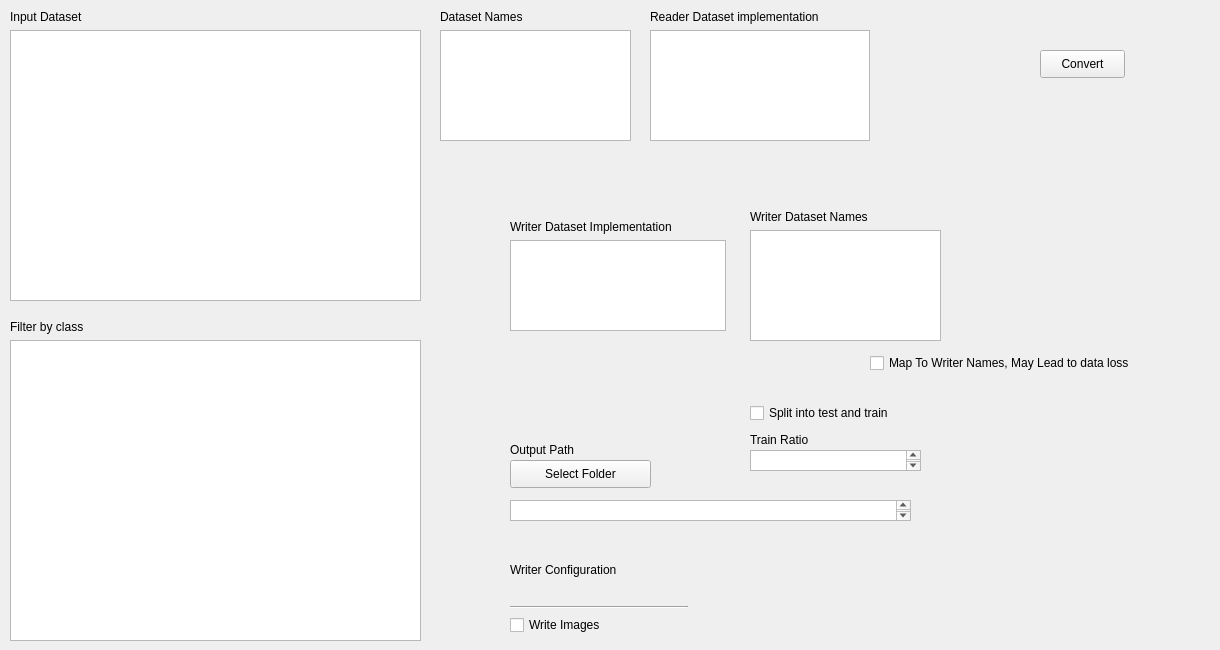
                <widget class="QWidget" name="tab_2">
                    <attribute name="title">
                        <string>Converter</string>
                    </attribute>
                    <widget class="QWidget" name="verticalLayoutWidget_5">
                        <property name="geometry">
                            <rect>
                                <x>650</x>
                                <y>10</y>
                                <width>220</width>
                                <height>131</height>
                            </rect>
                        </property>
                        <layout class="QVBoxLayout" name="verticalLayout_5">
                            <item>
                                <widget class="QLabel" name="label_5">
                                    <property name="text">
                                        <string>Reader Dataset implementation</string>
                                    </property>
                                </widget>
                            </item>
                            <item>
                                <widget class="QListView" name="listView_converter_reader_imp"/>
                            </item>
                        </layout>
                    </widget>
                    <widget class="QWidget" name="verticalLayoutWidget_6">
                        <property name="geometry">
                            <rect>
                                <x>440</x>
                                <y>10</y>
                                <width>191</width>
                                <height>131</height>
                            </rect>
                        </property>
                        <layout class="QVBoxLayout" name="verticalLayout_6">
                            <item>
                                <widget class="QLabel" name="label_6">
                                    <property name="text">
                                        <string>Dataset Names</string>
                                    </property>
                                </widget>
                            </item>
                            <item>
                                <widget class="QListView" name="listView_converter_names"/>
                            </item>
                        </layout>
                    </widget>
                    <widget class="QWidget" name="verticalLayoutWidget_7">
                        <property name="geometry">
                            <rect>
                                <x>10</x>
                                <y>10</y>
                                <width>411</width>
                                <height>291</height>
                            </rect>
                        </property>
                        <layout class="QVBoxLayout" name="verticalLayout_7">
                            <item>
                                <widget class="QLabel" name="label_7">
                                    <property name="text">
                                        <string>Input Dataset</string>
                                    </property>
                                </widget>
                            </item>
                            <item>
                                <widget class="QListView" name="listView_converter_dataset"/>
                            </item>
                        </layout>
                    </widget>
                    <widget class="QWidget" name="verticalLayoutWidget_8">
                        <property name="geometry">
                            <rect>
                                <x>10</x>
                                <y>320</y>
                                <width>411</width>
                                <height>321</height>
                            </rect>
                        </property>
                        <layout class="QVBoxLayout" name="verticalLayout_8">
                            <item>
                                <widget class="QLabel" name="label_8">
                                    <property name="text">
                                        <string>Filter by class</string>
                                    </property>
                                </widget>
                            </item>
                            <item>
                                <widget class="QListView" name="listView_converter_classFilter"/>
                            </item>
                        </layout>
                    </widget>
                    <widget class="QWidget" name="verticalLayoutWidget_9">
                        <property name="geometry">
                            <rect>
                                <x>510</x>
                                <y>220</y>
                                <width>216</width>
                                <height>111</height>
                            </rect>
                        </property>
                        <layout class="QVBoxLayout" name="verticalLayout_9">
                            <item>
                                <widget class="QLabel" name="label_9">
                                    <property name="text">
                                        <string>Writer Dataset Implementation</string>
                                    </property>
                                </widget>
                            </item>
                            <item>
                                <widget class="QListView" name="listView_converter_outImp"/>
                            </item>
                        </layout>
                    </widget>
                    <widget class="QWidget" name="verticalLayoutWidget_101">
                        <property name="geometry">
                            <rect>
                                <x>750</x>
                                <y>210</y>
                                <width>191</width>
                                <height>131</height>
                            </rect>
                        </property>
                        <layout class="QVBoxLayout" name="verticalLayout_101">
                            <item>
                                <widget class="QLabel" name="label_101">
                                    <property name="text">
                                        <string>Writer Dataset Names</string>
                                    </property>
                                </widget>
                            </item>
                            <item>
                                <widget class="QListView" name="listView_converter_writer_names"/>
                            </item>
                        </layout>
                    </widget>
                    <widget class="QCheckBox" name="checkBox_use_writernames">
                        <property name="geometry">
                            <rect>
                                <x>870</x>
                                <y>350</y>
                                <width>341</width>
                                <height>26</height>
                            </rect>
                        </property>
                        <property name="text">
                            <string>Map To Writer Names, May Lead to data loss</string>
                        </property>
                        <property name="checked">
                            <bool>false</bool>
                        </property>
                    </widget>
                    <widget class="QTextEdit" name="textEdit_converterOutPath">
                        <property name="geometry">
                            <rect>
                                <x>510</x>
                                <y>500</y>
                                <width>401</width>
                                <height>21</height>
                            </rect>
                        </property>
                    </widget>
                    <widget class="QLabel" name="label_11">
                        <property name="geometry">
                            <rect>
                                <x>510</x>
                                <y>440</y>
                                <width>204</width>
                                <height>20</height>
                            </rect>
                        </property>
                        <property name="text">
                            <string>Output Path</string>
                        </property>
                    </widget>
                    <widget class="QPushButton" name="pushButton_converter_output">
                        <property name="geometry">
                            <rect>
                                <x>510</x>
                                <y>460</y>
                                <width>141</width>
                                <height>28</height>
                            </rect>
                        </property>
                        <property name="text">
                            <string>Select Folder</string>
                        </property>
                    </widget>
                    <widget class="QPushButton" name="pushButton_convert">
                        <property name="geometry">
                            <rect>
                                <x>1040</x>
                                <y>50</y>
                                <width>85</width>
                                <height>28</height>
                            </rect>
                        </property>
                        <property name="text">
                            <string>Convert</string>
                        </property>
                    </widget>
                    <widget class="QCheckBox" name="checkBox_splitActive">
                        <property name="geometry">
                            <rect>
                                <x>750</x>
                                <y>400</y>
                                <width>181</width>
                                <height>26</height>
                            </rect>
                        </property>
                        <property name="text">
                            <string>Split into test and train</string>
                        </property>
                    </widget>
                    <widget class="QLabel" name="label_10">
                        <property name="geometry">
                            <rect>
                                <x>750</x>
                                <y>430</y>
                                <width>81</width>
                                <height>20</height>
                            </rect>
                        </property>
                        <property name="text">
                            <string>Train Ratio</string>
                        </property>
                    </widget>
                    <widget class="QTextEdit" name="textEdit_converter_trainRatio">
                        <property name="geometry">
                            <rect>
                                <x>750</x>
                                <y>450</y>
                                <width>171</width>
                                <height>21</height>
                            </rect>
                        </property>
                    </widget>
                    <widget class="QWidget" name="verticalLayoutWidget_10">
                        <property name="geometry">
                            <rect>
                                <x>510</x>
                                <y>540</y>
                                <width>178</width>
                                <height>95</height>
                            </rect>
                        </property>
                        <layout class="QVBoxLayout" name="verticalLayout_10">
                            <item>
                                <widget class="QLabel" name="label_12">
                                    <property name="text">
                                        <string>Writer Configuration</string>
                                    </property>
                                </widget>
                            </item>
                            <item>
                                <widget class="Line" name="line">
                                    <property name="orientation">
                                        <enum>Qt::Horizontal</enum>
                                    </property>
                                </widget>
                            </item>
                            <item>
                                <widget class="QCheckBox" name="checkBox_converter_write_images">
                                    <property name="text">
                                        <string>Write Images</string>
                                    </property>
                                </widget>
                            </item>
                        </layout>
                    </widget>
                </widget>
